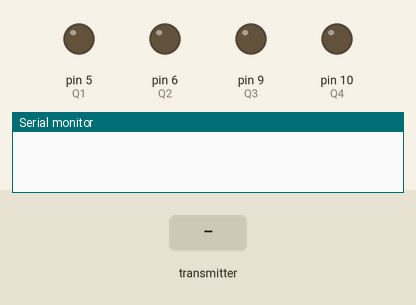
Recording of a sketch running on a simulated Arduino Uno, built with avr-gcc and run on an emulated ATmega328P. Shown: output pins drawn as LEDs (lit = HIGH), the last lines printed to the serial monitor. Inputs (shaded band) come from the test bench. No radio packets arrive unless stated.

Above: at 1.3 s.
1.4 s: the transmitter starts sending X = 0
At 3.1 s:
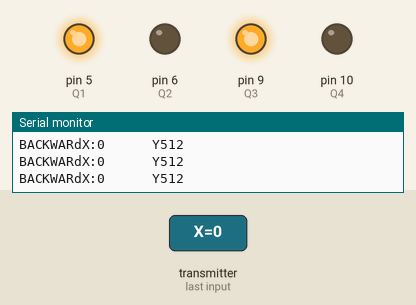
3.4 s: the transmitter starts sending Y = 0
At 5.1 s:
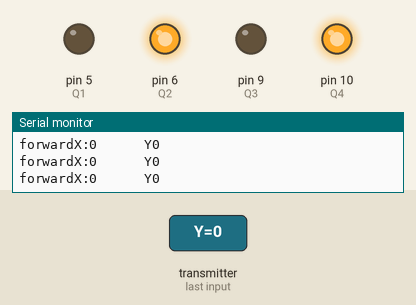
5.4 s: the transmitter starts sending Y = 512
At 6.9 s:
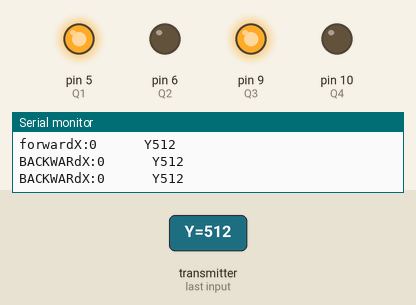
7.4 s: the transmitter starts sending Y = 256
At 8.7 s:
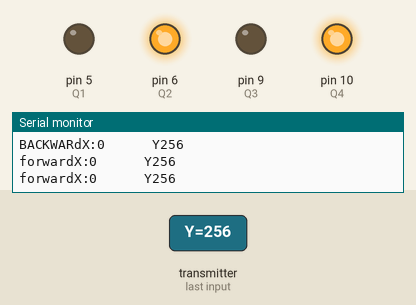
Timing chart, 0 to 10.4 s (numbered marks = the images above; inputs shaded):
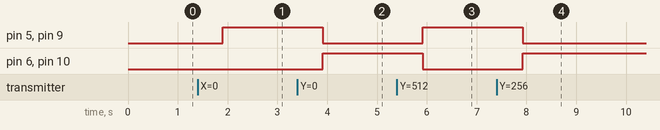

The sketch:

rec1.ino
```cpp
/*
 * If you use the serial monitor for debugging remember to ster the baud rate to 115200.
 * The modules are set to only one-way communication. That means that the controller can only transmit and the tank can only receive.
 * If you wish to change this for two-way communication there is plenty of documentation to do so on the internet and in examples.
 *
 * This program receives the X and Y values and processes it into movement.
 */
#include <SPI.h>
#include "RF24.h"

RF24 myRadio (7, 8);
struct Package
{
  int X=512;
  int Y=512;
  int Z=512;
};

byte addresses[6] = {"0"};
int Q1 = 5;
int Q2 = 6;
int Q3 = 9;
int Q4 = 10;

Package data;

void setup()
{
  Serial.begin(115200);
  pinMode(Q1, OUTPUT);
  pinMode(Q2, OUTPUT);
  pinMode(Q3, OUTPUT);
  pinMode(Q4, OUTPUT);

  delay(100);
  myRadio.begin();
  myRadio.setChannel(115);
  myRadio.setPALevel(RF24_PA_MAX);
  myRadio.setDataRate( RF24_250KBPS ) ;
  myRadio.openReadingPipe(0, addresses[1]);
  myRadio.startListening();

  analogWrite(Q1, 0);
  analogWrite(Q2, 0);
  analogWrite(Q3, 0);
  analogWrite(Q4, 0);
}


void loop()
{
   if ( myRadio.available())
  {
    while (myRadio.available())
    {
      myRadio.read( &data, sizeof(data) );
    }
    Serial.print("X:");
    Serial.print(data.X);
    Serial.print("      Y");
    Serial.println(data.Y);
    delay(500);
    int X = data.X;
    int Y = data.Y;
    int foward = map(X,524,1024,0,255);
    int backward = map(X,500,0,0,255);
    int right = map(Y,524,1024,0,255);
    int left = map(Y,500,0,0,255);

    if (Y<290)
forward();
else if (Y>350)
back();
else if (X<295)
ri();
else if (X>350)
le();
else
stop_();
}

}

  void forward()

{
  Serial.println("");
  Serial.print("forward");
  digitalWrite(Q1, LOW);
 digitalWrite(Q2, HIGH);
 digitalWrite(Q3, LOW);
 digitalWrite(Q4, HIGH);
 }

void back()
{
  Serial.println("");
  Serial.print("BACKWARd");
  digitalWrite(Q1, HIGH);
 digitalWrite(Q2, LOW);
 digitalWrite(Q3, HIGH);
 digitalWrite(Q4, LOW);
 }

 void ri()
{Serial.println("");
  Serial.print("RIGHT");
  digitalWrite(Q1, HIGH);
 digitalWrite(Q2, LOW);
 digitalWrite(Q3, LOW);
 digitalWrite(Q4, HIGH);
 }

 void le()
{Serial.println("");
  Serial.print("Left");
  digitalWrite(Q1, LOW);
 digitalWrite(Q2, HIGH);
 digitalWrite(Q3, HIGH);
 digitalWrite(Q4, LOW);
 }
 void stop_()
{Serial.println("");
  Serial.print("StoP");
  digitalWrite(Q1, LOW);
 digitalWrite(Q2, LOW);
 digitalWrite(Q3, LOW);
 digitalWrite(Q4, LOW);
 }
```

Measured:
- after the input at 1.4 s, pin 5 (Q1), pin 9 (Q3): LOW → HIGH after 0.50 s
- after the input at 3.4 s, pin 5 (Q1), pin 9 (Q3): HIGH → LOW after 0.51 s; pin 6 (Q2), pin 10 (Q4): LOW → HIGH after 0.51 s
- after the input at 5.4 s, pin 5 (Q1), pin 9 (Q3): LOW → HIGH after 0.52 s; pin 6 (Q2), pin 10 (Q4): HIGH → LOW after 0.52 s
- after the input at 7.4 s, pin 5 (Q1), pin 9 (Q3): HIGH → LOW after 0.53 s; pin 6 (Q2), pin 10 (Q4): LOW → HIGH after 0.53 s
